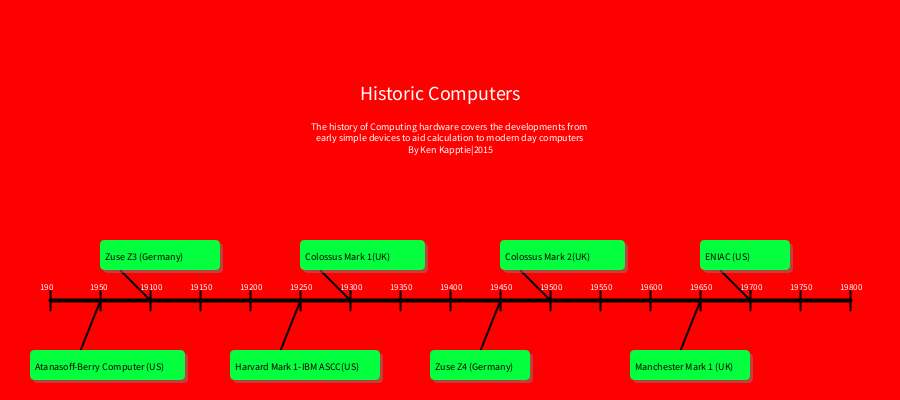
Frame 1 (no input)
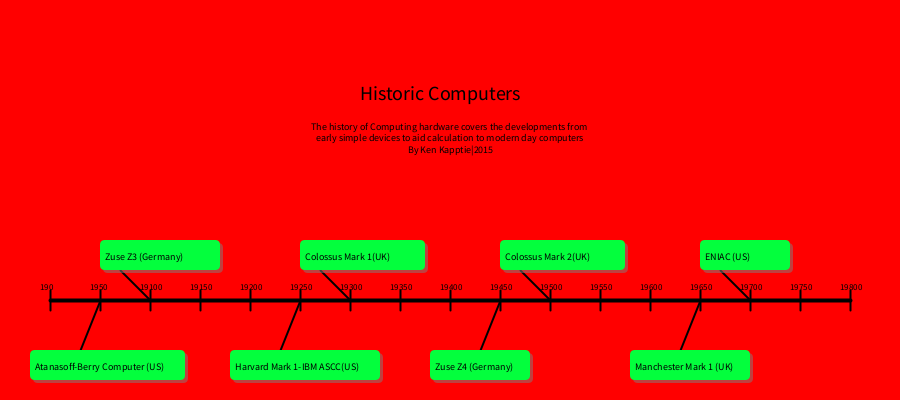
Frame 60 (the mouse pressed at the canvas centre just before this capture)
Frame 120 (the mouse held since frame 60 and released just before this capture): identical to frame 60, image omitted

The Processing sketch that drew these frames (run headless with seeded random() and noise(); from frame 60 on, the mouse is pressed at the canvas centre):

// Processing sketch: computer_timeline
// ── computer_timeline.pde
// global variable
color bg1= #1C1DFF;
color bg2= #03FF3D;
color bgn1= #FF0000;
color bgn2= #FF0303;
color txt1= #000000;
color txt2= #FFCC00;

void setup(){
  size(900,400);
  background(bgn1);
}

void draw(){
  background(bgn1);
  drawRef(50,300,850,300);
  textSize(20);
  text("Historic Computers",360,100);
  textSize(10);
  textAlign(CENTER);
  text("The history of Computing hardware covers the developments from \n early simple devices to aid calculation to modern day computers \n By Ken Kapptie|2015",450,130);
  textSize(10);
  textAlign(TOP);
  histEvent(100,240,120,30,"Zuse Z3 (Germany)","Test Description",true);
  histEvent(300,240,125,30,"Colossus Mark 1(UK) ","Test Description",true);
  histEvent(500,240,125,30,"Colossus Mark 2(UK) ","Test Description",true);
  histEvent(700,240,90,30,"ENIAC (US)","Test Description",true);
  histEvent(30,350,155,30,"Atanasoff-Berry Computer (US)","Test Description",false);
  histEvent(230,350,150,30,"Harvard Mark 1-IBM ASCC(US)","Test Description",false);
  histEvent(430,350,100,30,"Zuse Z4 (Germany)","Test Description",false);
  histEvent(630,350,120,30,"Manchester Mark 1 (UK)","Test Description",false);
}

void histEvent(int x, int y, int w, int h, String tText, String dText, boolean top){
  if (top){
  strokeWeight(2);
  line(x+20,y+h,x+50,y+h+30);
  }else{
  line(x+50,y,x+70,y-50);
  }
  fill(128,128,128,128);
  noStroke();
  rect(x+3,y+3,w,h,5); //shadow
  fill(bg2);
  rect(x,y,w,h,5); // Button
  fill(txt1);
  stroke(0);
  text(tText,x+5,y+20);
  if(mouseX>x && mouseX<=x+w && mouseY>y && mouseY<=y+h){
    if (top){
    text(dText,x,y-30);
    } else {
      text(dText,x+150,y+20);
    }
    //text(dText,x,y+60);
  }
}
void drawRef(int x, int y, int w, int h){
  strokeWeight(4);
  line(x,y,w,h);
  //TODO: add tick marks for years and year numbers
  for(int i=0; i<850; i+=50){
    strokeWeight(2);
    line(x+i,y-10,x+i,y+10);
    textSize(9);
    text("19"+ i,x+i-10,y-10);
  }
  
 
}
  
